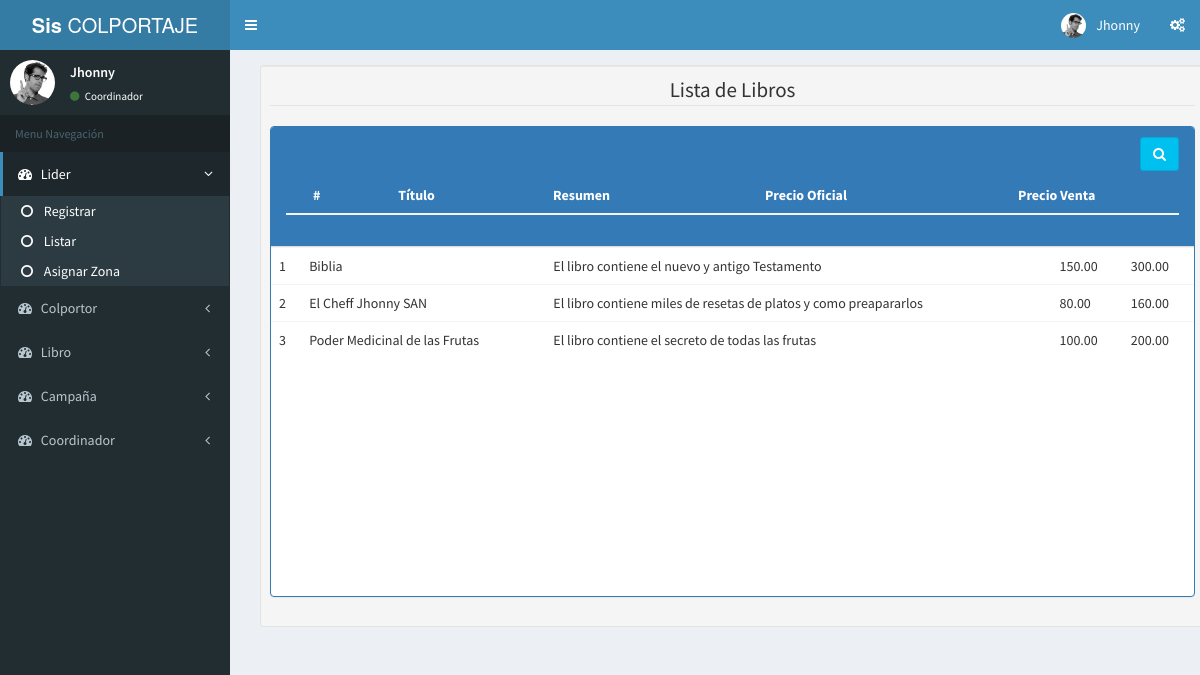
The page /view/menuCoordinador.php?modo=ListarLibros (signed in) on the database its author committed.
### tables this page shows
CREATE TABLE Libro(
	idLibro int not null auto_increment primary key,
	idCategoria int not null,
	titulo varchar(100) not null,
	resumen text not null,
	precioOficial float(5,2) not null,
	precioVenta float(5,2) not null,
	imagen text null,
	FOREIGN KEY (idCategoria) REFERENCES Categoria (idCategoria) ON UPDATE CASCADE ON DELETE CASCADE
);

### model/gestions/class.GestionarLibro.php (called while the page is built)
<?php
	class GestionarLibro
	{
		private $Conexion;
		function __construct()
		{
			$this->Conexion =  new Conexion();
		}
		public function ListarLibro()
		{
			$consulta= $this->Conexion->prepare('SELECT *
																																		FROM libro
																																		ORDER BY titulo');
			$consulta->execute();
			$listaLibro= $consulta->fetchAll();
			$listaArray = array();
			$i = 0;
			foreach ($listaLibro as $value) {
				$libro = new Libro();
				$libro->setIdLibro($value['idLibro']);
				$libro->setTitulo($value['titulo']);
				$libro->setResumen($value['resumen']);
				$libro->setPrecioOficial($value['precioOficial']);
				$libro->setPrecioVenta($value['precioVenta']);
				$listaArray[$i] = $libro;
				$i++;
			}
			return $listaArray;
		}
	}
 ?>

### model/object/class.Libro.php (called while the page is built, shortened)
<?php
class Libro extends Categoria
{
  public $Titulo;
  public $Resumen;
  public  $PrecioOficial;
  public $PrecioVenta;
  public function setTitulo($titulo){$this->Titulo = $titulo;}
  public function setResumen($resumen){$this->Resumen = $resumen;}
  public function setPrecioOficial($precioOficial){$this->PrecioOficial = $precioOficial;}
  public function setPrecioVenta($precioVenta){$this->PrecioVenta = $precioVenta;}
  public function getTitulo(){return $this->Titulo;}
  public function getResumen(){return $this->Resumen;}
  public function getPrecioOficial(){return $this->PrecioOficial;}
  public function getPrecioVenta(){return $this->PrecioVenta;}
}
 ?>

### view/bodyListarLibros.php (the view, shortened to what this page needs)
<?php
  $gestionarLibro = new GestionarLibro();
  $listaLibro  = $gestionarLibro->ListarLibro();
 ?>
<section class="content">
        <div class="container">
        <div class="row">
            <div class="col-md-10">
                <div class="well well-sm">
                    <form class="form-horizontal" method="post">
                        <fieldset>
                            <legend class="text-center header">Lista de Libros</legend>
                            <div class="panel panel-primary">
                              <div class="panel-heading">
                                <div class="pull-right">
                                  <span class="clickable filter btn btn-info" data-toggle="tooltip" title="Click aqui para buscar un Producto" data-container="body">
                                    <i class="fa fa-search"></i>
                                  </span>
                                </div><br><br>
                                <div class="table-responsive">
                                  <table class="table">
                                    <thead class="desk">
                                      <tr>
                                        <th class="text-center">#</th>
                                        <th class="text-center">Título</th>
                                        <th class="text-center">Resumen</th>
                                        <th class="text-center">Precio Oficial</th>
                                        <th class="text-center">Precio Venta</th>
                                      </tr>
                                    </thead>
                                  </table>
                                </div>
                              </div>
                              <div class="table-responsive" style="height:350px;overflow-y:scroll;;">
                                <table class="table table-hover" id="dev-table" >
                                  <tbody class="text">
                                    <?php
                                      $i = 1;
                                          foreach ($listaLibro as $listaL): ?>
                                      <tr>
                                        <td><?php echo $i; ?></td>
                                        <td><?php echo $listaL->getTitulo();?></td>
                                        <td><?php echo $listaL->getResumen();?></td>
                                        <td><?php echo $listaL->getPrecioOficial();?></td>
                                        <td><?php echo $listaL->getPrecioVenta();?></td>
                                      </tr>
                                    <?php
                                      $i++;
                                      endforeach;
                                    ?>
                                  </tbody>
                                </table>
                              </div>
                              </div>
                        </fieldset>
                    </form>
                </div>
            </div>
        </div>
      </div>
  </section>

### rows shown on the page
libro: titulo "Biblia", resumen "El libro contiene el nuevo y antigo Testamento", precioOficial "150.00", precioVenta "300.00"
libro: titulo "El Cheff Jhonny SAN", resumen "El libro contiene miles de resetas de platos y como preapararlos", precioOficial "80.00", precioVenta "160.00"
libro: titulo "Poder Medicinal de las Frutas", resumen "El libro contiene el secreto de todas las frutas", precioOficial "100.00", precioVenta "200.00"

### other values the page prints
$_SESSION['primerNombre'] "Jhonny"
$_SESSION['primerNombre'] .' '. $_SESSION['segundoNombre'] "Jhonny"
